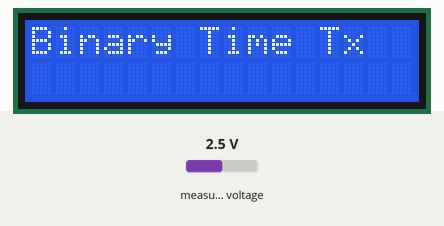
Bench run of a sketch on a simulated Arduino Uno, built with avr-gcc and run on an emulated ATmega328P. On the bench: 16×2 character LCD. Wiring (inferred from the names in the program): PCF8591 converter at I2C address 0x48. The test bench sets the inputs (shaded band); at power-on: measured voltage 2.5 V. What the sketch prints to the serial monitor is not drawn.

Above: at 0.2 s.
At 1.7 s:
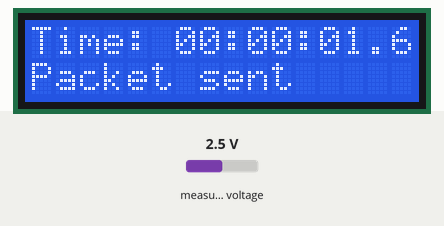
At 2.8 s:
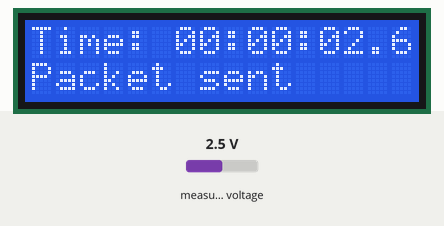
2.9 s: measured voltage set to 0.1 V
5.9 s: measured voltage set to 1.2 V
Timing chart, 0 to 8.9 s (numbered marks = the images above; inputs shaded):
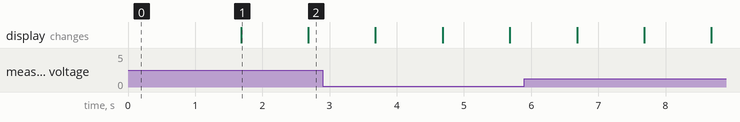

The sketch:

PM_2_1.ino
```cpp
#include <Wire.h>
#include <LiquidCrystal_I2C.h>

LiquidCrystal_I2C lcd(0x27, 20, 4);
#define PCF8591_ADDR 0x48

// Структура для передачи времени
struct TimePacket {
  uint8_t header;      // 0xAA - маркер начала пакета
  uint8_t hours;
  uint8_t minutes;
  uint8_t seconds;
  uint16_t milliseconds;
  uint8_t adcValue;
  uint8_t checksum;    // XOR всех байтов
  uint8_t footer;      // 0x55 - маркер конца
};

TimePacket packet;
unsigned long lastTime = 0;

void setup() {
  Serial.begin(9600);
  lcd.init();
  lcd.backlight();
  lcd.begin(16, 2);
  Wire.begin();

  lcd.print("Binary Time Tx");
  delay(1500);
  lcd.clear();

  Serial.println("Binary Time Transfer Started");
  Serial.println("Packet size: " + String(sizeof(TimePacket)) + " bytes");
}

void loop() {
  if (millis() - lastTime >= 1000) {
    lastTime = millis();

    // Получаем текущее время из millis()
    unsigned long now = millis() / 1000;
    packet.hours = (now / 3600) % 24;
    packet.minutes = (now / 60) % 60;
    packet.seconds = now % 60;
    packet.milliseconds = millis() % 1000;

    // Читаем АЦП
    Wire.beginTransmission(PCF8591_ADDR);
    Wire.write(0x00);
    Wire.endTransmission();
    Wire.requestFrom(PCF8591_ADDR, 2);
    if(Wire.available() >= 2) {
      Wire.read(); // пропускаем предыдущее
      packet.adcValue = Wire.read();
    }

    // Формируем пакет
    packet.header = 0xAA;
    packet.footer = 0x55;
    packet.checksum = packet.header ^ packet.hours ^ packet.minutes ^
                      packet.seconds ^ (packet.milliseconds >> 8) ^
                      (packet.milliseconds & 0xFF) ^ packet.adcValue;

    // Отправляем бинарные данные
    Serial.write((uint8_t*)&packet, sizeof(TimePacket));

    // Дополнительно отправляем текстовую версию для монитора порта
    char timeStr[30];
    sprintf(timeStr, "Time: %02d:%02d:%02d.%03d ADC:%d",
            packet.hours, packet.minutes, packet.seconds,
            packet.milliseconds, packet.adcValue);

    lcd.setCursor(0, 0);
    lcd.print(timeStr);
    lcd.setCursor(0, 1);
    lcd.print("Packet sent     ");

    Serial.println(); // новая строка после бинарных данных
  }
}
```

Measured:
- what the display in image 1 shows lasts 1.0 s, from 1.7 s to 2.7 s
